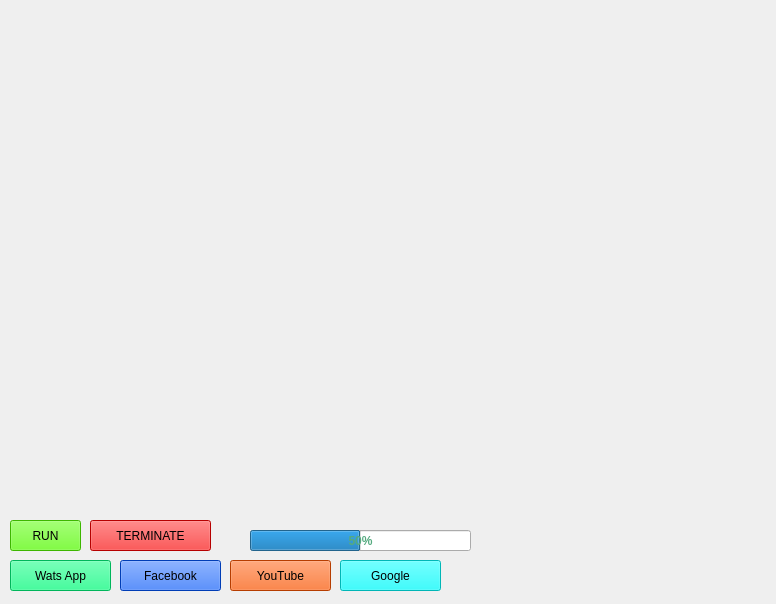
<?xml version="1.0" encoding="UTF-8"?>
<ui version="4.0">
 <class>MainWindow</class>
 <widget class="QMainWindow" name="MainWindow">
  <property name="geometry">
   <rect>
    <x>0</x>
    <y>0</y>
    <width>776</width>
    <height>604</height>
   </rect>
  </property>
  <property name="windowTitle">
   <string>MainWindow</string>
  </property>
  <widget class="QWidget" name="centralwidget">
   <widget class="QLabel" name="bot_templete">
    <property name="geometry">
     <rect>
      <x>220</x>
      <y>120</y>
      <width>311</width>
      <height>481</height>
     </rect>
    </property>
    <property name="text">
     <string/>
    </property>
    <property name="pixmap">
     <pixmap>G.U.I Material/Background/bot_templete.gif</pixmap>
    </property>
    <property name="scaledContents">
     <bool>true</bool>
    </property>
   </widget>
   <widget class="QLabel" name="system_online">
    <property name="geometry">
     <rect>
      <x>520</x>
      <y>140</y>
      <width>261</width>
      <height>151</height>
     </rect>
    </property>
    <property name="text">
     <string/>
    </property>
    <property name="pixmap">
     <pixmap>G.U.I Material/Background/system_online.gif</pixmap>
    </property>
    <property name="scaledContents">
     <bool>true</bool>
    </property>
   </widget>
   <widget class="QLabel" name="smart_match">
    <property name="geometry">
     <rect>
      <x>0</x>
      <y>250</y>
      <width>301</width>
      <height>351</height>
     </rect>
    </property>
    <property name="text">
     <string/>
    </property>
    <property name="pixmap">
     <pixmap>G.U.I Material/Background/smart_match.gif</pixmap>
    </property>
    <property name="scaledContents">
     <bool>true</bool>
    </property>
   </widget>
   <widget class="QPushButton" name="RUN">
    <property name="geometry">
     <rect>
      <x>10</x>
      <y>520</y>
      <width>71</width>
      <height>31</height>
     </rect>
    </property>
    <property name="styleSheet">
     <string notr="true">background-color: rgb(85, 255, 0);
border-color: rgb(0, 0, 0);
font: 75 14pt &quot;MS Shell Dlg 2&quot;;</string>
    </property>
    <property name="text">
     <string>RUN</string>
    </property>
   </widget>
   <widget class="QPushButton" name="TERMINATE">
    <property name="geometry">
     <rect>
      <x>90</x>
      <y>520</y>
      <width>121</width>
      <height>31</height>
     </rect>
    </property>
    <property name="styleSheet">
     <string notr="true">background-color: rgb(85, 255, 0);
border-color: rgb(0, 0, 0);
background-color: rgb(255, 0, 0);
font: 75 14pt &quot;MS Shell Dlg 2&quot;;</string>
    </property>
    <property name="text">
     <string>TERMINATE</string>
    </property>
   </widget>
   <widget class="QLabel" name="initialgif">
    <property name="geometry">
     <rect>
      <x>0</x>
      <y>0</y>
      <width>291</width>
      <height>121</height>
     </rect>
    </property>
    <property name="text">
     <string/>
    </property>
    <property name="pixmap">
     <pixmap>G.U.I Material/Background/initial.gif</pixmap>
    </property>
    <property name="scaledContents">
     <bool>true</bool>
    </property>
   </widget>
   <widget class="QLabel" name="Code_Templete">
    <property name="geometry">
     <rect>
      <x>0</x>
      <y>20</y>
      <width>311</width>
      <height>301</height>
     </rect>
    </property>
    <property name="text">
     <string/>
    </property>
    <property name="pixmap">
     <pixmap>G.U.I Material/Background/Code_Template.gif</pixmap>
    </property>
   </widget>
   <widget class="QLabel" name="Earth_Templete">
    <property name="geometry">
     <rect>
      <x>290</x>
      <y>0</y>
      <width>231</width>
      <height>121</height>
     </rect>
    </property>
    <property name="text">
     <string/>
    </property>
    <property name="pixmap">
     <pixmap>G.U.I Material/Background/Earth_Template.gif</pixmap>
    </property>
    <property name="scaledContents">
     <bool>true</bool>
    </property>
   </widget>
   <widget class="QLabel" name="Jarvis_Gui">
    <property name="geometry">
     <rect>
      <x>520</x>
      <y>0</y>
      <width>261</width>
      <height>141</height>
     </rect>
    </property>
    <property name="text">
     <string/>
    </property>
    <property name="pixmap">
     <pixmap>G.U.I Material/Background/Jarvis_Gui (1).gif</pixmap>
    </property>
    <property name="scaledContents">
     <bool>true</bool>
    </property>
   </widget>
   <widget class="QProgressBar" name="progressBar">
    <property name="geometry">
     <rect>
      <x>250</x>
      <y>530</y>
      <width>221</width>
      <height>21</height>
     </rect>
    </property>
    <property name="minimumSize">
     <size>
      <width>221</width>
      <height>21</height>
     </size>
    </property>
    <property name="font">
     <font>
      <weight>75</weight>
      <bold>true</bold>
     </font>
    </property>
    <property name="cursor">
     <cursorShape>UpArrowCursor</cursorShape>
    </property>
    <property name="styleSheet">
     <string notr="true">color: rgb(85, 170, 127);</string>
    </property>
    <property name="value">
     <number>50</number>
    </property>
    <property name="textVisible">
     <bool>true</bool>
    </property>
    <property name="orientation">
     <enum>Qt::Horizontal</enum>
    </property>
    <property name="format">
     <string extracomment="progessing">%p%</string>
    </property>
   </widget>
   <widget class="QPushButton" name="WatsApp">
    <property name="geometry">
     <rect>
      <x>10</x>
      <y>560</y>
      <width>101</width>
      <height>31</height>
     </rect>
    </property>
    <property name="styleSheet">
     <string notr="true">background-color: rgb(0, 255, 255);
background-color: rgb(0, 255, 127);
font: 75 14pt &quot;MS Shell Dlg 2&quot;;</string>
    </property>
    <property name="text">
     <string>Wats App</string>
    </property>
   </widget>
   <widget class="QPushButton" name="Google">
    <property name="geometry">
     <rect>
      <x>340</x>
      <y>560</y>
      <width>101</width>
      <height>31</height>
     </rect>
    </property>
    <property name="styleSheet">
     <string notr="true">background-color: rgb(0, 255, 255);
font: 75 14pt &quot;MS Shell Dlg 2&quot;;</string>
    </property>
    <property name="text">
     <string>Google</string>
    </property>
   </widget>
   <widget class="QPushButton" name="Facebook">
    <property name="geometry">
     <rect>
      <x>120</x>
      <y>560</y>
      <width>101</width>
      <height>31</height>
     </rect>
    </property>
    <property name="styleSheet">
     <string notr="true">background-color: rgb(0, 255, 255);
background-color: rgb(0, 85, 255);
font: 75 14pt &quot;MS Shell Dlg 2&quot;;</string>
    </property>
    <property name="text">
     <string>Facebook</string>
    </property>
   </widget>
   <widget class="QPushButton" name="YouTube">
    <property name="geometry">
     <rect>
      <x>230</x>
      <y>560</y>
      <width>101</width>
      <height>31</height>
     </rect>
    </property>
    <property name="styleSheet">
     <string notr="true">background-color: rgb(0, 255, 255);
background-color: rgb(255, 85, 0);
font: 75 14pt &quot;MS Shell Dlg 2&quot;;</string>
    </property>
    <property name="text">
     <string>YouTube</string>
    </property>
   </widget>
   <widget class="QLabel" name="standing_bot">
    <property name="geometry">
     <rect>
      <x>490</x>
      <y>280</y>
      <width>291</width>
      <height>321</height>
     </rect>
    </property>
    <property name="text">
     <string/>
    </property>
    <property name="pixmap">
     <pixmap>G.U.I Material/Background/standing_bot.gif</pixmap>
    </property>
    <property name="scaledContents">
     <bool>true</bool>
    </property>
   </widget>
  </widget>
 </widget>
 <resources/>
 <connections/>
</ui>
